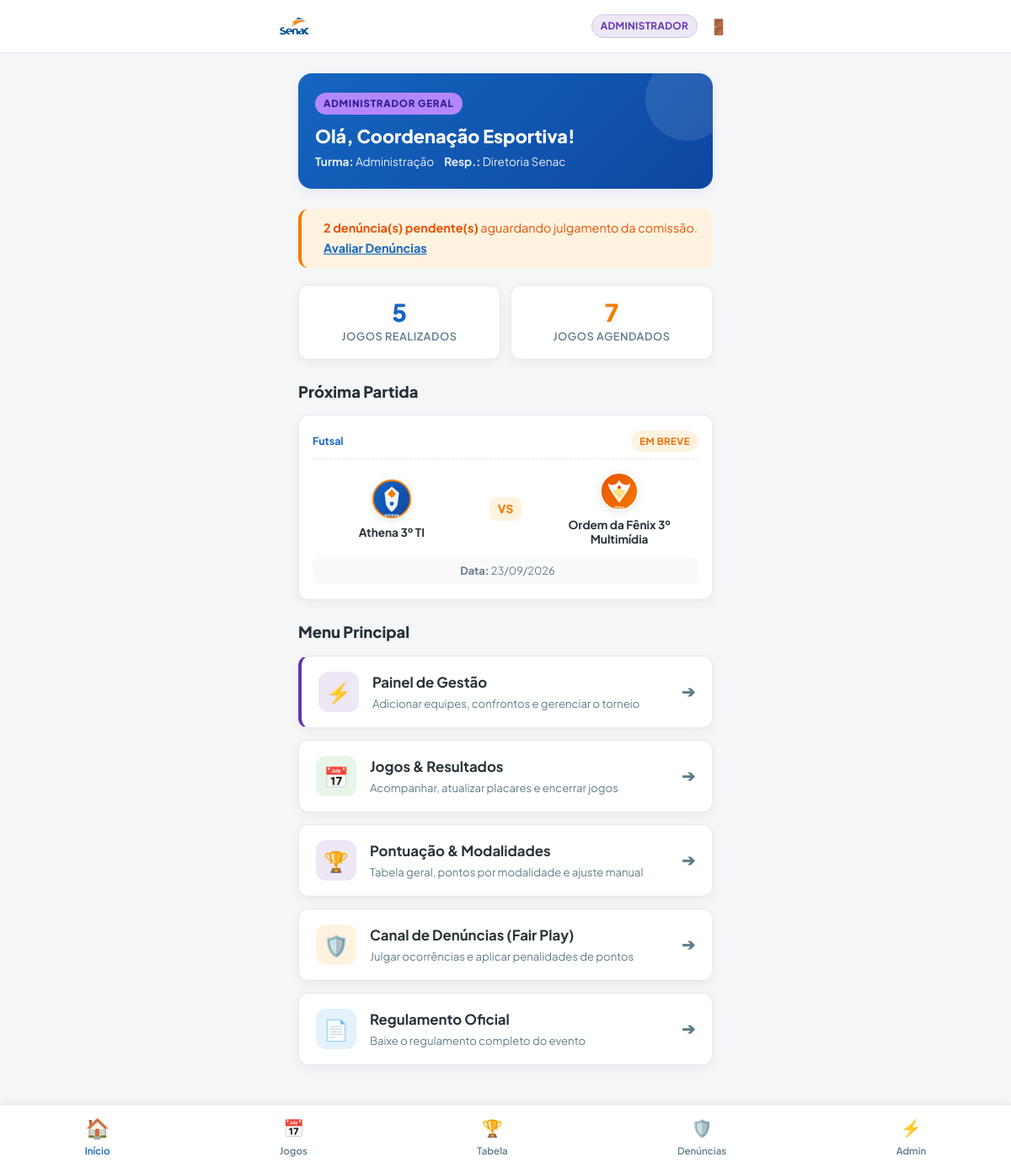
Page /dashboard.php (signed in) on the committed database.
### tables this page shows
CREATE TABLE `partidas` (
  `id` INT AUTO_INCREMENT PRIMARY KEY,
  `equipe_casa_id` INT NOT NULL,
  `equipe_visitante_id` INT NOT NULL,
  `gols_casa` INT DEFAULT 0,
  `gols_visitante` INT DEFAULT 0,
  `data_hora` DATETIME NOT NULL,
  `local` VARCHAR(100) NOT NULL,
  `modalidade` VARCHAR(100) NOT NULL,
  `status` ENUM('agendado', 'finalizado') DEFAULT 'agendado',
  FOREIGN KEY (`equipe_casa_id`) REFERENCES `equipes`(`id`) ON DELETE CASCADE,
  FOREIGN KEY (`equipe_visitante_id`) REFERENCES `equipes`(`id`) ON DELETE CASCADE
);

CREATE TABLE `equipes` (
  `id` INT AUTO_INCREMENT PRIMARY KEY,
  `nome` VARCHAR(100) NOT NULL,
  `logo_url` VARCHAR(255) NULL DEFAULT NULL
);

### dashboard.php (the view, shortened to what this page needs)
<?php
require_once __DIR__ . '/db.php';
$user = currentUser();
$pdo = getDBConnection();
$stmtStats = $pdo->query("SELECT
    COUNT(*) as total_jogos,
    SUM(CASE WHEN status = 'finalizado' THEN 1 ELSE 0 END) as jogos_finalizados,
    SUM(CASE WHEN status = 'agendado' THEN 1 ELSE 0 END) as jogos_agendados
    FROM partidas");
$stats = $stmtStats->fetch() ?: ['total_jogos' => 0, 'jogos_finalizados' => 0, 'jogos_agendados' => 0];
$denunciasPendentes = 0;
if (canModerateDenuncias()) {
    $stmtPend = $pdo->query("SELECT COUNT(*) as pendentes FROM denuncias WHERE status = 'pendente'");
    $denunciasPendentes = (int)($stmtPend->fetch()['pendentes'] ?? 0);
}
$stmtNext = $pdo->query("SELECT p.*, ec.nome as casa_nome, ec.logo_url as casa_logo, ev.nome as visitante_nome, ev.logo_url as visitante_logo
    FROM partidas p
    JOIN equipes ec ON p.equipe_casa_id = ec.id
    JOIN equipes ev ON p.equipe_visitante_id = ev.id
    WHERE p.status = 'agendado'
    ORDER BY p.data_hora ASC
    LIMIT 1");
$proximoJogo = $stmtNext->fetch();
?>
<!DOCTYPE html>
<html lang="pt-BR">
<head>
    <link rel="stylesheet" href="style.css">
</head>
<body>
    <header class="top-header">
        <div class="top-header-content">
            <div class="brand-wrapper">
                <img src="assets/logo-senac-oficial.webp" alt="Senac Bauru" class="brand-logo">
            </div>
            <div style="display: flex; align-items: center; gap: 8px;">
                <?= getRoleBadge($user['tipo']) ?>
                <a href="logout.php" class="btn-logout-icon" title="Encerrar Sessão">
                    🚪
                </a>
            </div>
        </div>
    </header>
    <main class="app-container">
        <section class="user-hero-card">
            <span class="user-hero-tag tag-<?= e($user['tipo']) ?>">
                <?php if (isAdmin()): ?>
                     Administrador Geral
                <?php elseif (isProfessor()): ?>
                     Corpo Docente / Arbitragem
                <?php else: ?>
                     Atleta / Torcedor
                <?php endif; ?>
            </span>
            <h1 class="user-hero-name">Olá, <?= e($user['nome']) ?>!</h1>
            <div class="user-hero-meta">
                <span> <strong>Turma:</strong> <?= e($user['turma'] ?: 'Geral') ?></span>
                <?php if (!empty($user['responsavel'])): ?>
                    <span> <strong>Resp.:</strong> <?= e($user['responsavel']) ?></span>
                <?php endif; ?>
            </div>
        </section>
        <?php if (canModerateDenuncias() && $denunciasPendentes > 0): ?>
            <div class="alert" style="background: #FFF3E0; color: #E65100; border-left: 4px solid #F57C00;">
                <div style="flex: 1;">
                    <strong><?= $denunciasPendentes ?> denúncia(s) pendente(s)</strong> aguardando julgamento da comissão.
                    <a href="denuncias.php" style="color: #1565C0; text-decoration: underline; font-weight: 700; display: block; margin-top: 2px;">
                        Avaliar Denúncias
                    </a>
                </div>
            </div>
        <?php endif; ?>
        <div class="stats-row">
            <div class="stat-card">
                <div class="stat-value"><?= (int)$stats['jogos_finalizados'] ?></div>
                <div class="stat-label">Jogos Realizados</div>
            </div>
            <div class="stat-card accent">
                <div class="stat-value"><?= (int)$stats['jogos_agendados'] ?></div>
                <div class="stat-label">Jogos Agendados</div>
            </div>
        </div>
        <?php if ($proximoJogo): ?>
            <div style="margin-bottom: 24px;">
                <h2 class="section-title"> Próxima Partida</h2>
                <div class="match-card">
                    <div class="match-header">
                        <span class="match-modality"> <?= e($proximoJogo['modalidade']) ?></span>
                        <span class="badge-status badge-agendado">Em Breve</span>
                    </div>
                    <div class="match-body">
                        <div class="team-box">
                            <img src="<?= e($proximoJogo['casa_logo'] ?: 'assets/teams/athena.svg') ?>" alt="<?= e($proximoJogo['casa_nome']) ?>" class="team-logo-img">
                            <span class="team-name"><?= e($proximoJogo['casa_nome']) ?></span>
                        </div>
                        <div class="score-box">
                            <span class="vs-badge">VS</span>
                        </div>
                        <div class="team-box">
                            <img src="<?= e($proximoJogo['visitante_logo'] ?: 'assets/teams/fenix.svg') ?>" alt="<?= e($proximoJogo['visitante_nome']) ?>" class="team-logo-img">
                            <span class="team-name"><?= e($proximoJogo['visitante_nome']) ?></span>
                        </div>
                    </div>
                    <div class="match-footer" style="justify-content: center; padding: 6px 12px; margin-top: 10px;">
                        <div class="match-info-item">
                            <span><strong>Data:</strong> <?= formatDate($proximoJogo['data_hora']) ?></span>
                        </div>
                    </div>
                </div>
            </div>
        <?php endif; ?>
        <h2 class="section-title"> Menu Principal</h2>
        <nav class="vertical-menu-grid">
            <?php if (isAdmin()): ?>
                <a href="admin.php" class="nav-card-btn" style="border-left: 4px solid #5E35B1;">
                    <div class="nav-card-left">
                        <div class="nav-card-icon" style="background: #EDE7F6; color: #5E35B1;">
                            ⚡
                        </div>
                        <div class="nav-card-info">
                            <h3>Painel de Gestão</h3>
                            <p>Adicionar equipes, confrontos e gerenciar o torneio</p>
                        </div>
                    </div>
                    <span class="nav-card-arrow">➔</span>
                </a>
            <?php endif; ?>
            <a href="jogos.php" class="nav-card-btn">
                <div class="nav-card-left">
                    <div class="nav-card-icon icon-green">
                        📅
                    </div>
                    <div class="nav-card-info">
                        <h3>Jogos & Resultados</h3>
                        <p><?= canEditScores() ? 'Acompanhar, atualizar placares e encerrar jogos' : 'Partidas, confrontos e resultados oficiais' ?></p>
                    </div>
                </div>
                <span class="nav-card-arrow">➔</span>
            </a>
            <a href="pontuacao.php" class="nav-card-btn">
                <div class="nav-card-left">
                    <div class="nav-card-icon icon-purple">
                        🏆
                    </div>
                    <div class="nav-card-info">
                        <h3>Pontuação & Modalidades</h3>
                        <p><?= canAdjustTable() ? 'Tabela geral, pontos por modalidade e ajuste manual' : 'Classificação e pontos que as equipes acumularam' ?></p>
                    </div>
                </div>
                <span class="nav-card-arrow">➔</span>
            </a>
            <a href="denuncias.php" class="nav-card-btn">
                <div class="nav-card-left">
                    <div class="nav-card-icon icon-orange">
                        🛡️
                    </div>
                    <div class="nav-card-info">
                        <h3>Canal de Denúncias (Fair Play)</h3>
                        <p><?= canModerateDenuncias() ? 'Julgar ocorrências e aplicar penalidades de pontos' : 'Registrar denúncia e quantitativo contra sua equipe' ?></p>
                    </div>
                </div>
                <span class="nav-card-arrow">➔</span>
            </a>
            <a href="regulamento.php" class="nav-card-btn">
                <div class="nav-card-left">
                    <div class="nav-card-icon icon-blue">
                        📄
                    </div>
                    <div class="nav-card-info">
                        <h3>Regulamento Oficial</h3>
                <p>Baixe o regulamento completo do evento</p>
                    </div>
                </div>
                <span class="nav-card-arrow">➔</span>
            </a>
        </nav>
    </main>
    <nav class="bottom-nav">
        <a href="dashboard.php" class="bottom-nav-item active">
            <span class="nav-icon">🏠</span>
            <span>Início</span>
        </a>
        <a href="jogos.php" class="bottom-nav-item">
            <span class="nav-icon">📅</span>
            <span>Jogos</span>
        </a>
        <a href="pontuacao.php" class="bottom-nav-item">
            <span class="nav-icon">🏆</span>
            <span>Tabela</span>
        </a>
        <a href="denuncias.php" class="bottom-nav-item">
            <span class="nav-icon">🛡️</span>
            <span>Denúncias</span>
        </a>
        <?php if (canManageSystem()): ?>
            <a href="admin.php" class="bottom-nav-item">
                <span class="nav-icon">⚡</span>
                <span>Admin</span>
            </a>
        <?php endif; ?>
    </nav>
</body>
</html>

### db.php (shortened to what this page needs)
            <?php
function isLoggedIn(): bool {
    return isset($_SESSION['usuario_id']) && !empty($_SESSION['usuario_id']);
}
function currentUser(): ?array {
    return [
        'id'          => $_SESSION['usuario_id'] ?? null,
        'nome'        => $_SESSION['usuario_nome'] ?? '',
        'email'       => $_SESSION['usuario_email'] ?? '',
        'turma'       => $_SESSION['usuario_turma'] ?? '',
        'tipo'        => $_SESSION['usuario_tipo'] ?? 'aluno',
        'responsavel' => $_SESSION['usuario_responsavel'] ?? '',
    ];
}
function hasRole($roles): bool {
    $user = currentUser();
    $tipo = strtolower($user['tipo'] ?? 'aluno');
    if (is_array($roles)) {
        return in_array($tipo, array_map('strtolower', $roles), true);
    }
    return $tipo === strtolower($roles);
}
function isProfessor(): bool {
    return hasRole(['professor', 'admin']);
}
function isAdmin(): bool {
    return hasRole('admin');
}
function canEditScores(): bool {
    return isProfessor();
}
function canModerateDenuncias(): bool {
    return isProfessor();
}
function canAdjustTable(): bool {
    return isProfessor();
}
function canManageSystem(): bool {
    return isAdmin();
}
function getRoleBadge(?string $tipo): string {
    $tipo = strtolower($tipo ?? 'aluno');
    switch ($tipo) {
        case 'admin':
            return '<span class="role-badge role-admin"> Administrador</span>';
    }
}
function e(?string $string): string {
    return htmlspecialchars($string ?? '', ENT_QUOTES, 'UTF-8');
}
function formatDate(?string $datetime): string {
    $timestamp = strtotime($datetime);
    return date('d/m/Y', $timestamp);
}

### rows in the picture
partidas: modalidade "Futsal", equipe_casa.logo_url (picture), equipe_casa.nome "Athena 3º TI", equipe_visitante.logo_url (picture), equipe_visitante.nome "Ordem da Fênix 3º Multimídia", data_hora "23/09/2026"

### other values in the picture
$user['nome'] "Coordenação Esportiva"
$user['turma'] ?: 'Geral' "Administração"
$user['responsavel'] "Diretoria Senac"
$denunciasPendentes "2"
$stats['jogos_finalizados'] "5"
$stats['jogos_agendados'] "7"
